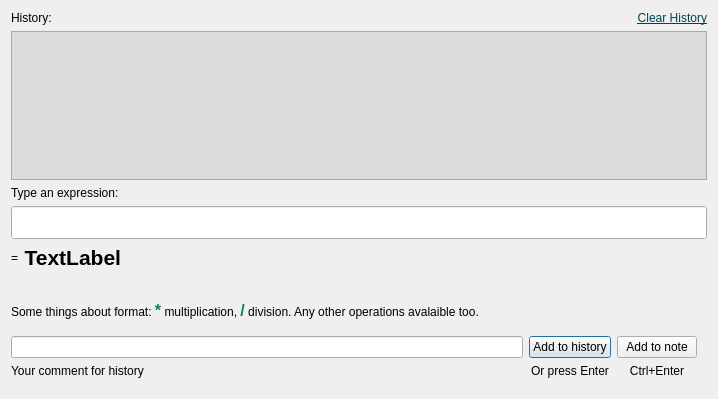
<?xml version="1.0" encoding="UTF-8"?>
<ui version="4.0">
 <class>Dialog</class>
 <widget class="QDialog" name="Dialog">
  <property name="geometry">
   <rect>
    <x>0</x>
    <y>0</y>
    <width>718</width>
    <height>399</height>
   </rect>
  </property>
  <property name="windowTitle">
   <string>RelaCalc</string>
  </property>
  <property name="windowIcon">
   <iconset resource="../../resources/resources.qrc">
    <normaloff>:/newPrefix/icons/window_icons/calculator.svg</normaloff>:/newPrefix/icons/window_icons/calculator.svg</iconset>
  </property>
  <layout class="QVBoxLayout" name="verticalLayout">
   <item>
    <layout class="QHBoxLayout" name="horizontalLayout_2">
     <item>
      <widget class="QLabel" name="label_5">
       <property name="text">
        <string>History:</string>
       </property>
      </widget>
     </item>
     <item>
      <widget class="QLabel" name="labelClearHistory">
       <property name="font">
        <font>
         <underline>false</underline>
        </font>
       </property>
       <property name="cursor">
        <cursorShape>PointingHandCursor</cursorShape>
       </property>
       <property name="layoutDirection">
        <enum>Qt::LeftToRight</enum>
       </property>
       <property name="text">
        <string>&lt;html&gt;&lt;head/&gt;&lt;body&gt;&lt;p&gt;&lt;a href=&quot;clear_history&quot;&gt;&lt;span style=&quot; text-decoration: underline; color:#004455;&quot;&gt;Clear History&lt;/span&gt;&lt;/a&gt;&lt;/p&gt;&lt;/body&gt;&lt;/html&gt;</string>
       </property>
       <property name="alignment">
        <set>Qt::AlignRight|Qt::AlignTrailing|Qt::AlignVCenter</set>
       </property>
      </widget>
     </item>
    </layout>
   </item>
   <item>
    <widget class="QTextBrowser" name="textBrowser">
     <property name="styleSheet">
      <string notr="true">background-color: rgb(220, 220, 220);</string>
     </property>
    </widget>
   </item>
   <item>
    <widget class="QLabel" name="label">
     <property name="text">
      <string>Type an expression:</string>
     </property>
    </widget>
   </item>
   <item>
    <widget class="QLineEdit" name="lineEdit">
     <property name="font">
      <font>
       <pointsize>16</pointsize>
      </font>
     </property>
     <property name="autoFillBackground">
      <bool>true</bool>
     </property>
     <property name="styleSheet">
      <string notr="true"/>
     </property>
    </widget>
   </item>
   <item>
    <layout class="QHBoxLayout" name="horizontalLayout">
     <property name="bottomMargin">
      <number>25</number>
     </property>
     <item>
      <widget class="QLabel" name="label_2">
       <property name="text">
        <string>=</string>
       </property>
       <property name="alignment">
        <set>Qt::AlignLeading|Qt::AlignLeft|Qt::AlignVCenter</set>
       </property>
      </widget>
     </item>
     <item>
      <widget class="QLabel" name="labelResult">
       <property name="font">
        <font>
         <pointsize>16</pointsize>
         <weight>75</weight>
         <bold>true</bold>
        </font>
       </property>
       <property name="cursor">
        <cursorShape>IBeamCursor</cursorShape>
       </property>
       <property name="styleSheet">
        <string notr="true"/>
       </property>
       <property name="text">
        <string>&lt;html&gt;&lt;head/&gt;&lt;body&gt;&lt;p&gt;&lt;span style=&quot; color:#000000;&quot;&gt;TextLabel&lt;/span&gt;&lt;/p&gt;&lt;/body&gt;&lt;/html&gt;</string>
       </property>
       <property name="alignment">
        <set>Qt::AlignRight|Qt::AlignTrailing|Qt::AlignVCenter</set>
       </property>
       <property name="textInteractionFlags">
        <set>Qt::LinksAccessibleByMouse|Qt::TextSelectableByMouse</set>
       </property>
      </widget>
     </item>
     <item>
      <spacer name="horizontalSpacer">
       <property name="orientation">
        <enum>Qt::Horizontal</enum>
       </property>
       <property name="sizeHint" stdset="0">
        <size>
         <width>40</width>
         <height>20</height>
        </size>
       </property>
      </spacer>
     </item>
    </layout>
   </item>
   <item>
    <widget class="QLabel" name="label_3">
     <property name="text">
      <string>&lt;html&gt;&lt;head/&gt;&lt;body&gt;&lt;p&gt;Some things about format: &lt;span style=&quot; font-size:12pt; font-weight:600; color:#008066;&quot;&gt;*&lt;/span&gt; multiplication, &lt;span style=&quot; font-size:12pt; font-weight:600; color:#008066;&quot;&gt;/&lt;/span&gt; division. Any other operations avalaible too.&lt;/p&gt;&lt;/body&gt;&lt;/html&gt;</string>
     </property>
    </widget>
   </item>
   <item>
    <layout class="QHBoxLayout" name="horizontalLayout_3">
     <property name="spacing">
      <number>-1</number>
     </property>
     <property name="topMargin">
      <number>10</number>
     </property>
     <property name="rightMargin">
      <number>10</number>
     </property>
     <property name="bottomMargin">
      <number>10</number>
     </property>
     <item>
      <layout class="QVBoxLayout" name="verticalLayout_2">
       <property name="topMargin">
        <number>0</number>
       </property>
       <property name="bottomMargin">
        <number>0</number>
       </property>
       <item>
        <widget class="QLineEdit" name="lineEdit_2"/>
       </item>
       <item>
        <widget class="QLabel" name="labelComment">
         <property name="text">
          <string>Your comment for history</string>
         </property>
        </widget>
       </item>
      </layout>
     </item>
     <item>
      <layout class="QVBoxLayout" name="verticalLayout_3">
       <property name="leftMargin">
        <number>0</number>
       </property>
       <item>
        <widget class="QPushButton" name="pushButton">
         <property name="text">
          <string>Add to history</string>
         </property>
        </widget>
       </item>
       <item>
        <widget class="QLabel" name="label_6">
         <property name="text">
          <string>Or press Enter</string>
         </property>
         <property name="alignment">
          <set>Qt::AlignCenter</set>
         </property>
        </widget>
       </item>
      </layout>
     </item>
     <item>
      <layout class="QVBoxLayout" name="verticalLayout_4">
       <property name="leftMargin">
        <number>0</number>
       </property>
       <item>
        <widget class="QPushButton" name="buttonAdd_to_note">
         <property name="text">
          <string>Add to note</string>
         </property>
        </widget>
       </item>
       <item>
        <widget class="QLabel" name="label_7">
         <property name="text">
          <string>Ctrl+Enter</string>
         </property>
         <property name="alignment">
          <set>Qt::AlignCenter</set>
         </property>
        </widget>
       </item>
      </layout>
     </item>
    </layout>
   </item>
  </layout>
 </widget>
 <resources>
  <include location="../../resources/resources.qrc"/>
 </resources>
 <connections/>
</ui>
